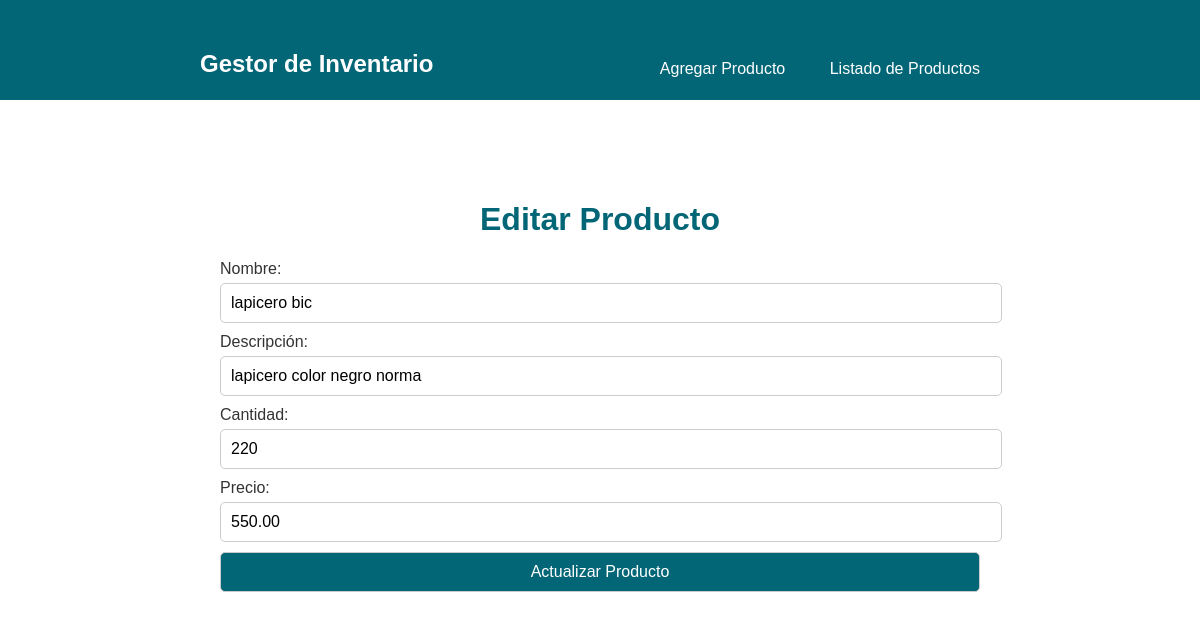
Page /editar_producto.php?id=6 on the committed database.
### tables this page shows
CREATE TABLE `productos` (
  `id` int(11) NOT NULL,
  `nombre` varchar(100) NOT NULL,
  `descripcion` varchar(255) NOT NULL,
  `cantidad` int(11) NOT NULL,
  `precio` decimal(10,2) NOT NULL
);

### editar_producto.php (the view, shortened to what this page needs)
<?php
include 'conexion.php';
include 'header.php';
if ($_SERVER["REQUEST_METHOD"] != "POST" && isset($_GET['id']) && !empty($_GET['id'])) {
    $id_producto = $_GET['id'];
    $query = "SELECT * FROM productos WHERE id = $id_producto";
    $resultado = mysqli_query($conexion, $query);
    if (mysqli_num_rows($resultado) == 1) {
        $producto = mysqli_fetch_assoc($resultado);
    } else {
        echo "No se encontró el producto con el ID especificado";
    }
}
?>
<!DOCTYPE html>
<html lang="es">
<head>
    <link rel="stylesheet" href="styles.css">
</head>
<body>
    <div class="container">
        <h1>Editar Producto</h1>
        <form action="editar_producto.php" method="POST">
            <?php if (isset($producto)) : ?>
                <label for="nombre">Nombre:</label>
                <input type="text" name="nombre" id="nombre" value="<?php echo $producto['nombre']; ?>"><br>
                <label for="descripcion">Descripción:</label>
                <input type="text" name="descripcion" id="descripcion" value="<?php echo $producto['descripcion']; ?>"><br>
                <label for="cantidad">Cantidad:</label>
                <input type="number" name="cantidad" id="cantidad" value="<?php echo $producto['cantidad']; ?>"><br>
                <label for="precio">Precio:</label>
                <input type="number" name="precio" id="precio" value="<?php echo $producto['precio']; ?>"><br>
                <button type="submit">Actualizar Producto</button>
            <?php endif; ?>
        </form>
    </div>
</body>
</html>

### styles.css (style rules this page uses)
body { font-family: Arial, sans-serif; margin: 0; }
h1 { color: #036677; text-align: center; }
form { margin-bottom: 20px; }
label { display: block; margin-bottom: 5px; color: #333; }
input[type="text"], input[type="number"], button[type="submit"] { width: 100%; padding: 10px; margin-bottom: 10px; border: 1px solid #ccc; border-radius: 5px; font-size: 16px; }
button[type="submit"] { background-color: #036677; color: #fff; cursor: pointer; }
.container { max-width: 800px; margin: 20px auto; padding: 20px; }

### rows in the picture
productos: nombre "lapicero bic", descripcion "lapicero color negro norma", cantidad "220", precio "550.00"
